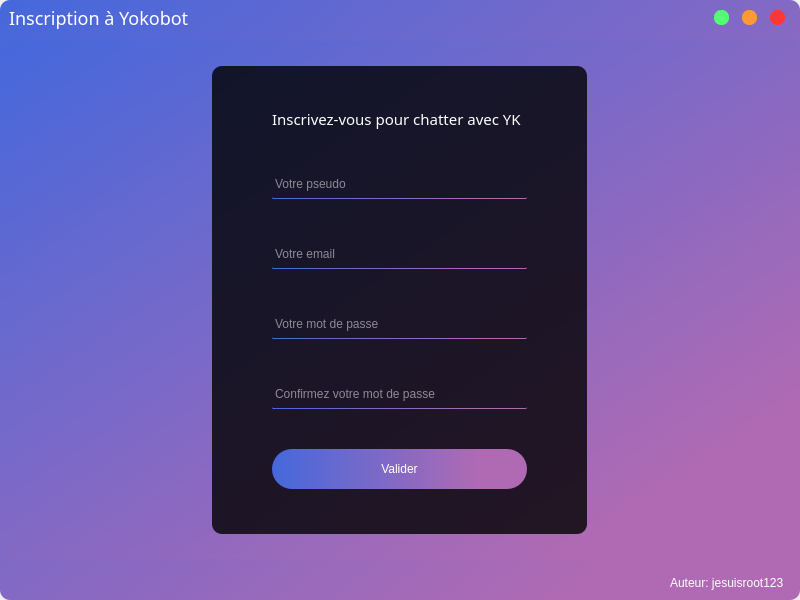
<?xml version="1.0" encoding="UTF-8"?>
<ui version="4.0">
 <class>MainWindow</class>
 <widget class="QMainWindow" name="MainWindow">
  <property name="geometry">
   <rect>
    <x>0</x>
    <y>0</y>
    <width>800</width>
    <height>600</height>
   </rect>
  </property>
  <property name="windowTitle">
   <string>MainWindow</string>
  </property>
  <widget class="QWidget" name="centralwidget">
   <property name="minimumSize">
    <size>
     <width>800</width>
     <height>600</height>
    </size>
   </property>
   <layout class="QHBoxLayout" name="horizontalLayout">
    <property name="leftMargin">
     <number>0</number>
    </property>
    <property name="topMargin">
     <number>0</number>
    </property>
    <property name="rightMargin">
     <number>0</number>
    </property>
    <property name="bottomMargin">
     <number>0</number>
    </property>
    <item>
     <widget class="QFrame" name="frame">
      <property name="styleSheet">
       <string notr="true">*{
	border: none;
	border-radius: 10px;
	background:qlineargradient(spread:pad, x1:0, y1:0, x2:0.858, y2:0.847, stop:0 rgba(69, 104, 220, 255), stop:1 rgba(176, 106, 179, 255));
}</string>
      </property>
      <property name="frameShape">
       <enum>QFrame::StyledPanel</enum>
      </property>
      <property name="frameShadow">
       <enum>QFrame::Raised</enum>
      </property>
      <layout class="QVBoxLayout" name="verticalLayout">
       <property name="leftMargin">
        <number>0</number>
       </property>
       <property name="topMargin">
        <number>0</number>
       </property>
       <property name="rightMargin">
        <number>0</number>
       </property>
       <property name="bottomMargin">
        <number>0</number>
       </property>
       <item>
        <widget class="QFrame" name="frame_2">
         <property name="maximumSize">
          <size>
           <width>16777215</width>
           <height>35</height>
          </size>
         </property>
         <property name="styleSheet">
          <string notr="true">*{
	background: none;
}</string>
         </property>
         <property name="frameShape">
          <enum>QFrame::StyledPanel</enum>
         </property>
         <property name="frameShadow">
          <enum>QFrame::Raised</enum>
         </property>
         <layout class="QHBoxLayout" name="horizontalLayout_3">
          <property name="leftMargin">
           <number>0</number>
          </property>
          <property name="topMargin">
           <number>0</number>
          </property>
          <property name="rightMargin">
           <number>0</number>
          </property>
          <property name="bottomMargin">
           <number>0</number>
          </property>
          <item>
           <widget class="QFrame" name="frame_7">
            <property name="frameShape">
             <enum>QFrame::StyledPanel</enum>
            </property>
            <property name="frameShadow">
             <enum>QFrame::Raised</enum>
            </property>
            <layout class="QHBoxLayout" name="horizontalLayout_5">
             <property name="leftMargin">
              <number>9</number>
             </property>
             <property name="topMargin">
              <number>0</number>
             </property>
             <property name="rightMargin">
              <number>0</number>
             </property>
             <property name="bottomMargin">
              <number>0</number>
             </property>
             <item>
              <widget class="QLabel" name="label_2">
               <property name="styleSheet">
                <string notr="true">*{
	background: none;
	color: white;
	font-size: 18px;
	font-family: Noto Sans;
}</string>
               </property>
               <property name="text">
                <string>Inscription à Yokobot</string>
               </property>
              </widget>
             </item>
            </layout>
           </widget>
          </item>
          <item>
           <widget class="QFrame" name="frame_6">
            <property name="maximumSize">
             <size>
              <width>100</width>
              <height>16777215</height>
             </size>
            </property>
            <property name="styleSheet">
             <string notr="true">*{
	background: none;
}</string>
            </property>
            <property name="frameShape">
             <enum>QFrame::StyledPanel</enum>
            </property>
            <property name="frameShadow">
             <enum>QFrame::Raised</enum>
            </property>
            <layout class="QHBoxLayout" name="horizontalLayout_4">
             <property name="leftMargin">
              <number>7</number>
             </property>
             <property name="topMargin">
              <number>7</number>
             </property>
             <property name="rightMargin">
              <number>7</number>
             </property>
             <property name="bottomMargin">
              <number>7</number>
             </property>
             <item>
              <widget class="QPushButton" name="pushButton_3">
               <property name="maximumSize">
                <size>
                 <width>15</width>
                 <height>15</height>
                </size>
               </property>
               <property name="styleSheet">
                <string notr="true">*{
	background: rgb(84, 255, 117);
	border: none;
	border-radius: 7px;
}</string>
               </property>
               <property name="text">
                <string/>
               </property>
              </widget>
             </item>
             <item>
              <widget class="QPushButton" name="pushButton_4">
               <property name="maximumSize">
                <size>
                 <width>15</width>
                 <height>15</height>
                </size>
               </property>
               <property name="styleSheet">
                <string notr="true">*{
	background: rgb(255, 152, 55);
	border: none;
	border-radius: 7px;
}</string>
               </property>
               <property name="text">
                <string/>
               </property>
              </widget>
             </item>
             <item>
              <widget class="QPushButton" name="pushButton_2">
               <property name="maximumSize">
                <size>
                 <width>15</width>
                 <height>15</height>
                </size>
               </property>
               <property name="styleSheet">
                <string notr="true">*{
	background: rgb(255, 55, 55);
	border: none;
	border-radius: 7px;
}</string>
               </property>
               <property name="text">
                <string/>
               </property>
              </widget>
             </item>
            </layout>
           </widget>
          </item>
         </layout>
        </widget>
       </item>
       <item>
        <widget class="QFrame" name="frame_3">
         <property name="frameShape">
          <enum>QFrame::StyledPanel</enum>
         </property>
         <property name="frameShadow">
          <enum>QFrame::Raised</enum>
         </property>
         <layout class="QHBoxLayout" name="horizontalLayout_2">
          <property name="topMargin">
           <number>25</number>
          </property>
          <property name="bottomMargin">
           <number>25</number>
          </property>
          <item>
           <widget class="QFrame" name="frame_5">
            <property name="minimumSize">
             <size>
              <width>350</width>
              <height>0</height>
             </size>
            </property>
            <property name="maximumSize">
             <size>
              <width>375</width>
              <height>16777215</height>
             </size>
            </property>
            <property name="styleSheet">
             <string notr="true">*{
	background: rgba(0, 0, 0, 0.8);
}</string>
            </property>
            <property name="frameShape">
             <enum>QFrame::StyledPanel</enum>
            </property>
            <property name="frameShadow">
             <enum>QFrame::Raised</enum>
            </property>
            <layout class="QVBoxLayout" name="verticalLayout_2">
             <property name="leftMargin">
              <number>60</number>
             </property>
             <property name="rightMargin">
              <number>60</number>
             </property>
             <item>
              <widget class="QLabel" name="label">
               <property name="maximumSize">
                <size>
                 <width>16777215</width>
                 <height>20</height>
                </size>
               </property>
               <property name="styleSheet">
                <string notr="true">*{
	background: none;
	color: white;
	font-family: Noto Sans;
	font-size: 15px;
}</string>
               </property>
               <property name="text">
                <string>Inscrivez-vous pour chatter avec YK</string>
               </property>
              </widget>
             </item>
             <item>
              <widget class="QLineEdit" name="lineEdit">
               <property name="maximumSize">
                <size>
                 <width>16777215</width>
                 <height>30</height>
                </size>
               </property>
               <property name="styleSheet">
                <string notr="true">*{
	background: rgba(0, 0, 0, 0.0);
	color: white;
	border: 1px solid;
	border-radius: 1px;
	border-top-color: rgba(0, 0, 0, 0.0);
	border-right-color: rgba(0, 0, 0, 0.0);
	border-left-color: rgba(0, 0, 0, 0.0);
	border-bottom-color: qlineargradient(spread:pad, x1:0, y1:1, x2:0.815, y2:1, stop:0 rgba(69, 104, 220, 255), stop:1 rgba(176, 106, 179, 255));
}</string>
               </property>
               <property name="placeholderText">
                <string>Votre pseudo</string>
               </property>
              </widget>
             </item>
             <item>
              <widget class="QLineEdit" name="lineEdit_2">
               <property name="maximumSize">
                <size>
                 <width>16777215</width>
                 <height>30</height>
                </size>
               </property>
               <property name="styleSheet">
                <string notr="true">*{
	background: rgba(0, 0, 0, 0.0);
	border: 1px solid;
	color: white;
	border-radius: 1px;
	border-top-color: rgba(0, 0, 0, 0.0);
	border-right-color: rgba(0, 0, 0, 0.0);
	border-left-color: rgba(0, 0, 0, 0.0);
	border-bottom-color: qlineargradient(spread:pad, x1:0, y1:1, x2:0.815, y2:1, stop:0 rgba(69, 104, 220, 255), stop:1 rgba(176, 106, 179, 255));
}</string>
               </property>
               <property name="placeholderText">
                <string>Votre email</string>
               </property>
              </widget>
             </item>
             <item>
              <widget class="QLineEdit" name="lineEdit_3">
               <property name="maximumSize">
                <size>
                 <width>16777215</width>
                 <height>30</height>
                </size>
               </property>
               <property name="styleSheet">
                <string notr="true">*{
	background: rgba(0, 0, 0, 0.0);
	color: white;
	border: 1px solid;
	border-radius: 1px;
	border-top-color: rgba(0, 0, 0, 0.0);
	border-right-color: rgba(0, 0, 0, 0.0);
	border-left-color: rgba(0, 0, 0, 0.0);
	border-bottom-color: qlineargradient(spread:pad, x1:0, y1:1, x2:0.815, y2:1, stop:0 rgba(69, 104, 220, 255), stop:1 rgba(176, 106, 179, 255));
}</string>
               </property>
               <property name="placeholderText">
                <string>Votre mot de passe</string>
               </property>
              </widget>
             </item>
             <item>
              <widget class="QLineEdit" name="lineEdit_4">
               <property name="maximumSize">
                <size>
                 <width>16777215</width>
                 <height>30</height>
                </size>
               </property>
               <property name="styleSheet">
                <string notr="true">*{
	background: rgba(0, 0, 0, 0.0);
	color: white;
	border: 1px solid;
	border-radius: 1px;
	border-top-color: rgba(0, 0, 0, 0.0);
	border-right-color: rgba(0, 0, 0, 0.0);
	border-left-color: rgba(0, 0, 0, 0.0);
	border-bottom-color: qlineargradient(spread:pad, x1:0, y1:1, x2:0.815, y2:1, stop:0 rgba(69, 104, 220, 255), stop:1 rgba(176, 106, 179, 255));
}</string>
               </property>
               <property name="placeholderText">
                <string>Confirmez votre mot de passe</string>
               </property>
              </widget>
             </item>
             <item>
              <widget class="QPushButton" name="pushButton">
               <property name="maximumSize">
                <size>
                 <width>16777215</width>
                 <height>40</height>
                </size>
               </property>
               <property name="styleSheet">
                <string notr="true">*{
	color: white;
	border: none;
	border-radius: 20px;
	background: qlineargradient(spread:pad, x1:0, y1:1, x2:0.815, y2:1, stop:0 rgba(69, 104, 220, 255), stop:1 rgba(176, 106, 179, 255));
}
</string>
               </property>
               <property name="text">
                <string>Valider</string>
               </property>
              </widget>
             </item>
            </layout>
           </widget>
          </item>
         </layout>
        </widget>
       </item>
       <item>
        <widget class="QFrame" name="frame_4">
         <property name="maximumSize">
          <size>
           <width>16777215</width>
           <height>35</height>
          </size>
         </property>
         <property name="styleSheet">
          <string notr="true">*{
	background: none;
}</string>
         </property>
         <property name="frameShape">
          <enum>QFrame::StyledPanel</enum>
         </property>
         <property name="frameShadow">
          <enum>QFrame::Raised</enum>
         </property>
         <layout class="QHBoxLayout" name="horizontalLayout_6">
          <property name="leftMargin">
           <number>0</number>
          </property>
          <property name="topMargin">
           <number>0</number>
          </property>
          <property name="rightMargin">
           <number>0</number>
          </property>
          <property name="bottomMargin">
           <number>0</number>
          </property>
          <item>
           <widget class="QFrame" name="frame_8">
            <property name="frameShape">
             <enum>QFrame::StyledPanel</enum>
            </property>
            <property name="frameShadow">
             <enum>QFrame::Raised</enum>
            </property>
           </widget>
          </item>
          <item>
           <widget class="QFrame" name="frame_9">
            <property name="maximumSize">
             <size>
              <width>150</width>
              <height>16777215</height>
             </size>
            </property>
            <property name="frameShape">
             <enum>QFrame::StyledPanel</enum>
            </property>
            <property name="frameShadow">
             <enum>QFrame::Raised</enum>
            </property>
            <layout class="QHBoxLayout" name="horizontalLayout_7">
             <property name="leftMargin">
              <number>20</number>
             </property>
             <property name="topMargin">
              <number>6</number>
             </property>
             <property name="rightMargin">
              <number>6</number>
             </property>
             <property name="bottomMargin">
              <number>6</number>
             </property>
             <item>
              <widget class="QLabel" name="label_3">
               <property name="styleSheet">
                <string notr="true">*{
	color: white;
}</string>
               </property>
               <property name="text">
                <string>Auteur: jesuisroot123</string>
               </property>
              </widget>
             </item>
            </layout>
           </widget>
          </item>
         </layout>
        </widget>
       </item>
      </layout>
     </widget>
    </item>
   </layout>
  </widget>
 </widget>
 <resources/>
 <connections/>
</ui>
